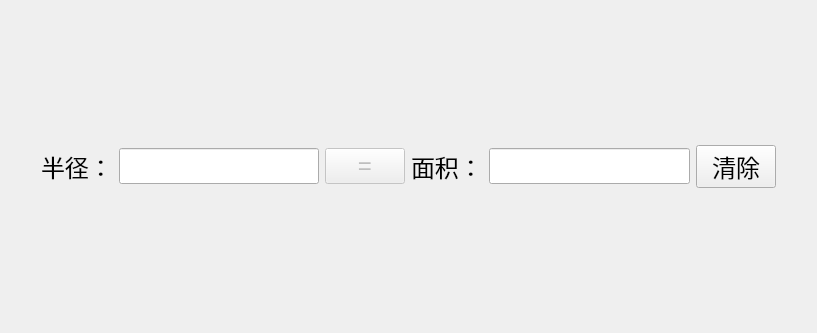
<?xml version="1.0" encoding="UTF-8"?>
<ui version="4.0">
 <class>CircleDialog</class>
 <widget class="QDialog" name="CircleDialog">
  <property name="geometry">
   <rect>
    <x>0</x>
    <y>0</y>
    <width>817</width>
    <height>333</height>
   </rect>
  </property>
  <property name="font">
   <font>
    <pointsize>18</pointsize>
   </font>
  </property>
  <property name="windowTitle">
   <string>圆的面积计算器</string>
  </property>
  <layout class="QVBoxLayout" name="verticalLayout_2">
   <item>
    <layout class="QVBoxLayout" name="verticalLayout">
     <item>
      <spacer name="verticalSpacer">
       <property name="orientation">
        <enum>Qt::Vertical</enum>
       </property>
       <property name="sizeHint" stdset="0">
        <size>
         <width>20</width>
         <height>40</height>
        </size>
       </property>
      </spacer>
     </item>
     <item>
      <layout class="QHBoxLayout" name="horizontalLayout_2">
       <item>
        <spacer name="horizontalSpacer">
         <property name="orientation">
          <enum>Qt::Horizontal</enum>
         </property>
         <property name="sizeHint" stdset="0">
          <size>
           <width>40</width>
           <height>20</height>
          </size>
         </property>
        </spacer>
       </item>
       <item>
        <widget class="QLabel" name="label">
         <property name="text">
          <string>半径：</string>
         </property>
        </widget>
       </item>
       <item>
        <widget class="QLineEdit" name="rEdit">
         <property name="layoutDirection">
          <enum>Qt::LeftToRight</enum>
         </property>
         <property name="alignment">
          <set>Qt::AlignRight|Qt::AlignTrailing|Qt::AlignVCenter</set>
         </property>
        </widget>
       </item>
       <item>
        <widget class="QPushButton" name="equalButton">
         <property name="enabled">
          <bool>false</bool>
         </property>
         <property name="text">
          <string>=</string>
         </property>
        </widget>
       </item>
       <item>
        <widget class="QLabel" name="label_2">
         <property name="text">
          <string>面积：</string>
         </property>
        </widget>
       </item>
       <item>
        <widget class="QLineEdit" name="valueEdit">
         <property name="alignment">
          <set>Qt::AlignRight|Qt::AlignTrailing|Qt::AlignVCenter</set>
         </property>
         <property name="readOnly">
          <bool>true</bool>
         </property>
        </widget>
       </item>
       <item>
        <widget class="QPushButton" name="clearButton">
         <property name="text">
          <string>清除</string>
         </property>
        </widget>
       </item>
       <item>
        <spacer name="horizontalSpacer_2">
         <property name="orientation">
          <enum>Qt::Horizontal</enum>
         </property>
         <property name="sizeHint" stdset="0">
          <size>
           <width>40</width>
           <height>20</height>
          </size>
         </property>
        </spacer>
       </item>
      </layout>
     </item>
     <item>
      <spacer name="verticalSpacer_2">
       <property name="orientation">
        <enum>Qt::Vertical</enum>
       </property>
       <property name="sizeHint" stdset="0">
        <size>
         <width>20</width>
         <height>40</height>
        </size>
       </property>
      </spacer>
     </item>
    </layout>
   </item>
  </layout>
 </widget>
 <resources/>
 <connections/>
</ui>
